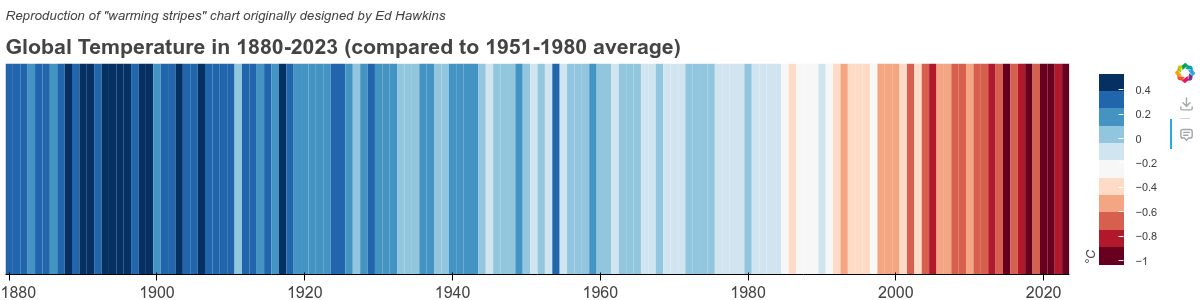

Source code (Python):
from bokeh.plotting import figure, show, output_file
from bokeh.models import LinearColorMapper, ColorBar, BasicTicker, ColumnDataSource
from bokeh.layouts import column
from bokeh.models import Title
import pandas as pd
import numpy as np
from bokeh.palettes import RdBu11
from bokeh_rocks import save_plot
def create_stripes_plot(data, year_col, value_col, 
                        title="Warming Stripes", subtitle=None,
                        width=1200, height=400,
                        palette=None, reference_period=None,
                        output_path=None):
    """
    Create a 'warming stripes' visualization using Bokeh.
    
    Parameters:
    -----------
    data : pandas.DataFrame
        Data containing years and temperature/value data
    year_col : str
        Column name for years
    value_col : str
        Column name for values (e.g., temperature anomaly)
    title : str
        Main plot title
    subtitle : str
        Optional subtitle
    width : int
        Plot width in pixels
    height : int
        Plot height in pixels
    palette : list
        Optional color palette (defaults to blue-white-red)
    reference_period : tuple
        Optional (start_year, end_year) to calculate baseline average
    output_path : str
        Optional file path to save HTML output
    
    Returns:
    --------
    bokeh.plotting.figure
        The configured Bokeh figure
    """
    
    # Prepare data
    df = data.copy().sort_values(year_col).reset_index(drop=True)
    
    # Calculate anomaly relative to reference period if specified
    if reference_period:
        start_year, end_year = reference_period
        baseline = df[(df[year_col] >= start_year) & 
                      (df[year_col] <= end_year)][value_col].mean()
        df['anomaly'] = df[value_col] - baseline
        plot_value = 'anomaly'
    else:
        plot_value = value_col
    
    # Calculate stripe boundaries
    df['left'] = df[year_col] - 0.5
    df['right'] = df[year_col] + 0.5
    df['bottom'] = 0
    df['top'] = 1
    
    # Default palette (blue to white to red)
    if palette is None:
        palette = list(reversed(RdBu11))  # Blue (cold) to Red (warm)
    
    # Create color mapper
    color_mapper = LinearColorMapper(
        palette=palette,
        low=df[plot_value].min(),
        high=df[plot_value].max()
    )
    
    # Create ColumnDataSource
    source = ColumnDataSource(df)
    
    # Create figure without axes
    p = figure(tools = "hover,save",tooltips=[(year_col, f"@{year_col}"), (value_col, f"@{value_col}")],
        width=width,
        height=height,
        x_range=(df[year_col].min() - 0.5, df[year_col].max() + 0.5),
        y_range=(0, 1)
    )
    
    # Plot vertical stripes (one per year)
    p.quad(
        left='left',
        right='right',
        bottom='bottom',
        top='top',
        color={'field': plot_value, 'transform': color_mapper},
        line_color=None,
        source=source,
        hover_line_color='lime',
        hover_line_width=2
    )
    
    # Add color bar
    color_bar = ColorBar(
        color_mapper=color_mapper,
        ticker=BasicTicker(desired_num_ticks=10),
        label_standoff=12,
        location=(0, 0),
        title="°C" if "temp" in value_col.lower() else "Value"
    )
    p.add_layout(color_bar, 'right')
    
    # Styling
    p.xaxis.axis_label = None
    p.yaxis.visible = False
    p.xgrid.visible = False
    p.ygrid.visible = False
    p.outline_line_color = None
    
    # Add year labels at key points
    key_years = []
    min_year = df[year_col].min()
    max_year = df[year_col].max()
    
    key_years = list(range(int(min_year), int(max_year), 20))

    
    p.xaxis.ticker = key_years
    p.xaxis.major_label_text_font_size = "12pt"
    
    # Add reference period markers if specified
    if reference_period:
        start_year, end_year = reference_period
        # Add text annotations
        p.text(x=[start_year], y=[1.05], text=[str(start_year)], 
               text_align="center", text_font_size="10pt")
        p.text(x=[end_year], y=[1.05], text=[str(end_year)], 
               text_align="center", text_font_size="10pt")
    
    # Create title layout
    title_obj = Title(text=title, text_font_size="16pt")
    p.add_layout(title_obj, 'above')
    
    if subtitle:
        subtitle_obj = Title(text=subtitle, text_font_size="10pt", text_font_style="italic")
        p.add_layout(subtitle_obj, 'above')
    
    # Save to file if specified
    if output_path:
        output_file(output_path)
    
    return p


# ============================================================================
# EXAMPLE 1: Global Temperature Stripes (Like Ed Hawkins' warming stripes)
# ============================================================================

# Generate realistic temperature data from 1880-2023
years = list(range(1880, 2024))
np.random.seed(42)

# Create temperature anomaly with warming trend
temp_data = []
for i, year in enumerate(years):
    # Base trend: cooling until 1910, then warming acceleration
    if year < 1910:
        trend = -0.3 + (year - 1880) * 0.002
    elif year < 1980:
        trend = -0.2 + (year - 1910) * 0.005
    else:
        trend = 0.15 + (year - 1980) * 0.02
    
    # Add natural variability
    noise = np.random.normal(0, 0.1)
    temp_anomaly = trend + noise
    
    temp_data.append({
        'year': year,
        'temperature_anomaly': -temp_anomaly
    })

temp_df = pd.DataFrame(temp_data)

plot1 = create_stripes_plot(
    data=temp_df,
    year_col='year',
    value_col='temperature_anomaly',
    title='Global Temperature in 1880-2023 (compared to 1951-1980 average)',
    subtitle='Reproduction of "warming stripes" chart originally designed by Ed Hawkins',
    reference_period=(1951, 1980),
    height=300,
    output_path='example1_warming_stripes.html'
)

show(plot1)
save_plot(plot1, "output/custom_plots_04")
